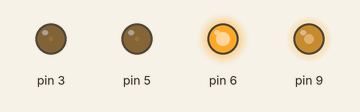
Recording of a sketch running on a simulated Arduino Uno, built with avr-gcc and run on an emulated ATmega328P. Shown: output pins drawn as LEDs (lit = HIGH).

Above: at 0.05 s.
At 0.45 s:
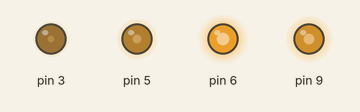
At 0.9 s:
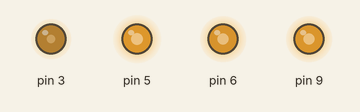
At 1.3 s:
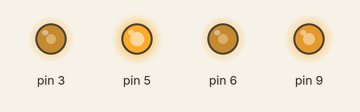
At 1.8 s:
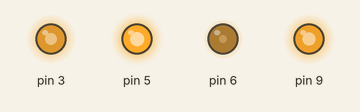
At 3.55 s:
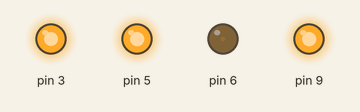
Timing chart, 0 to 8.2 s (numbered marks = the images above):
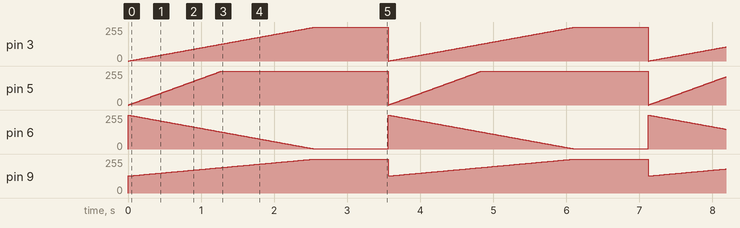

Measured:
- by itself, pin 3: ramps from 0/255 to 254/255 and jumps back, once every 3.6 s
- by itself, pin 5: ramps from 0/255 to 255/255 and jumps back, once every 3.6 s
- by itself, pin 6: ramps from 255/255 to 1/255 and jumps back, once every 3.6 s
- by itself, pin 9: ramps from 128/255 to 255/255 and jumps back, once every 3.6 s

The sketch:

LED_Fade.ino
```cpp
void setup() {
  pinMode(3, OUTPUT);
  pinMode(5, OUTPUT);
  pinMode(6, OUTPUT);
  pinMode(9, OUTPUT);
}

void loop() {
  for (int i = 0; i < 255; i++) {
    int light1 = i;

    int light2 = i * 2;
    if (light2 > 255) {
      light2 = 255;
    }

    int light3 = 255 - i;

    int light4 = 128 + (i / 2);

    analogWrite(3, light1);
    analogWrite(5, light2);
    analogWrite(6, light3);
    analogWrite(9, light4);
    delay(10);
  }
  delay(1000);
}
```
